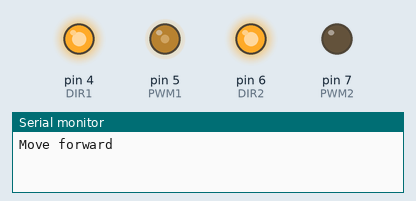
A sketch run on a simulated Arduino Uno, built with avr-gcc and run on an emulated ATmega328P. Parts: output pins drawn as LEDs (lit = HIGH), the last lines printed to the serial monitor.

Above: at 0.05 s.
At 0.15 s:
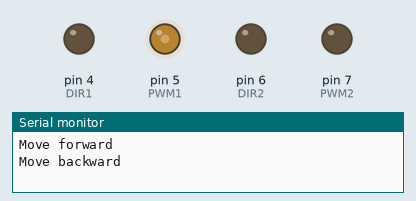
Timing chart, 0 to 3.0 s (numbered marks = the images above):
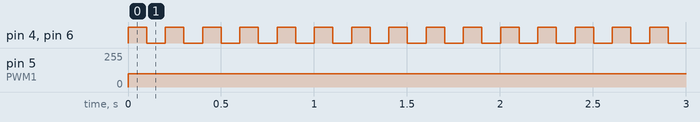

Measured:
- by itself, pin 4 (DIR1), pin 6 (DIR2): alternates HIGH for 0.10 s and LOW for 0.10 s
- by itself, pin 5 (PWM1): 0/255 → 100/255 at 0.00 s

The sketch:

movement.ino
```cpp
#define DIR1 4
#define PWM1 5
#define DIR2 6
#define PWM2 7

int PWM_Value= 100;

void setup() {
  // put your setup code here, to run once:
  Serial.begin(9600);
  pinMode(PWM1, OUTPUT);
  pinMode(DIR1, OUTPUT);
  pinMode(PWM2, OUTPUT);
  pinMode(DIR2, OUTPUT);
}

void loop() {
  // put your main code here, to run repeatedly:
  Serial.println("Move forward");
  digitalWrite(DIR1,HIGH);
  digitalWrite(DIR2,HIGH);
  analogWrite(PWM1,PWM_Value);
  analogWrite(PWM2,PWM_Value);
  delay(100);

  Serial.println("Move backward");
  digitalWrite(DIR1,LOW);
  digitalWrite(DIR2,LOW);
  analogWrite(PWM1,PWM_Value);
  analogWrite(PWM2,PWM_Value);
  delay(100);

}
```
